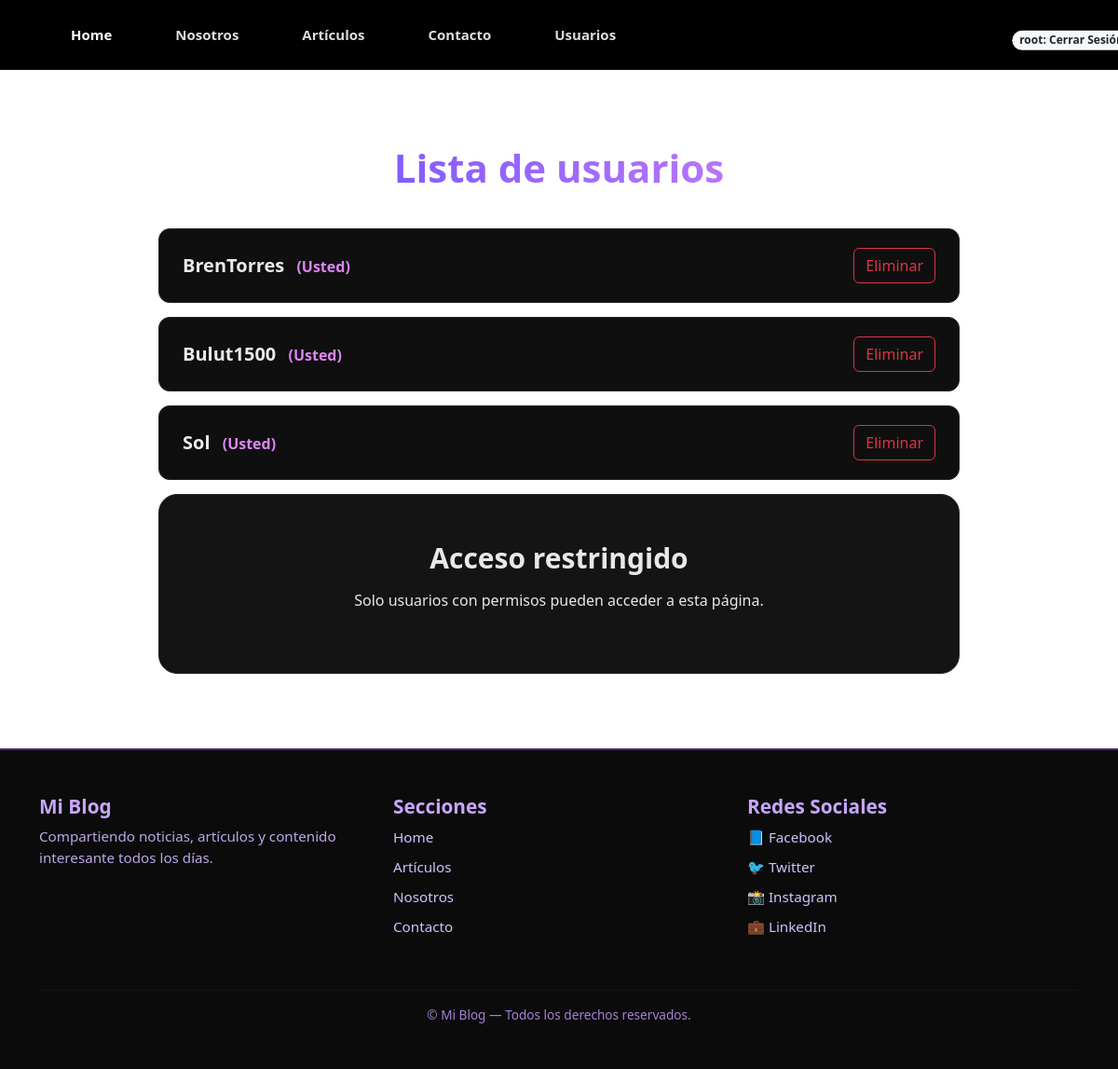
The app's page /registracion/usuario/ (signed in), older data.
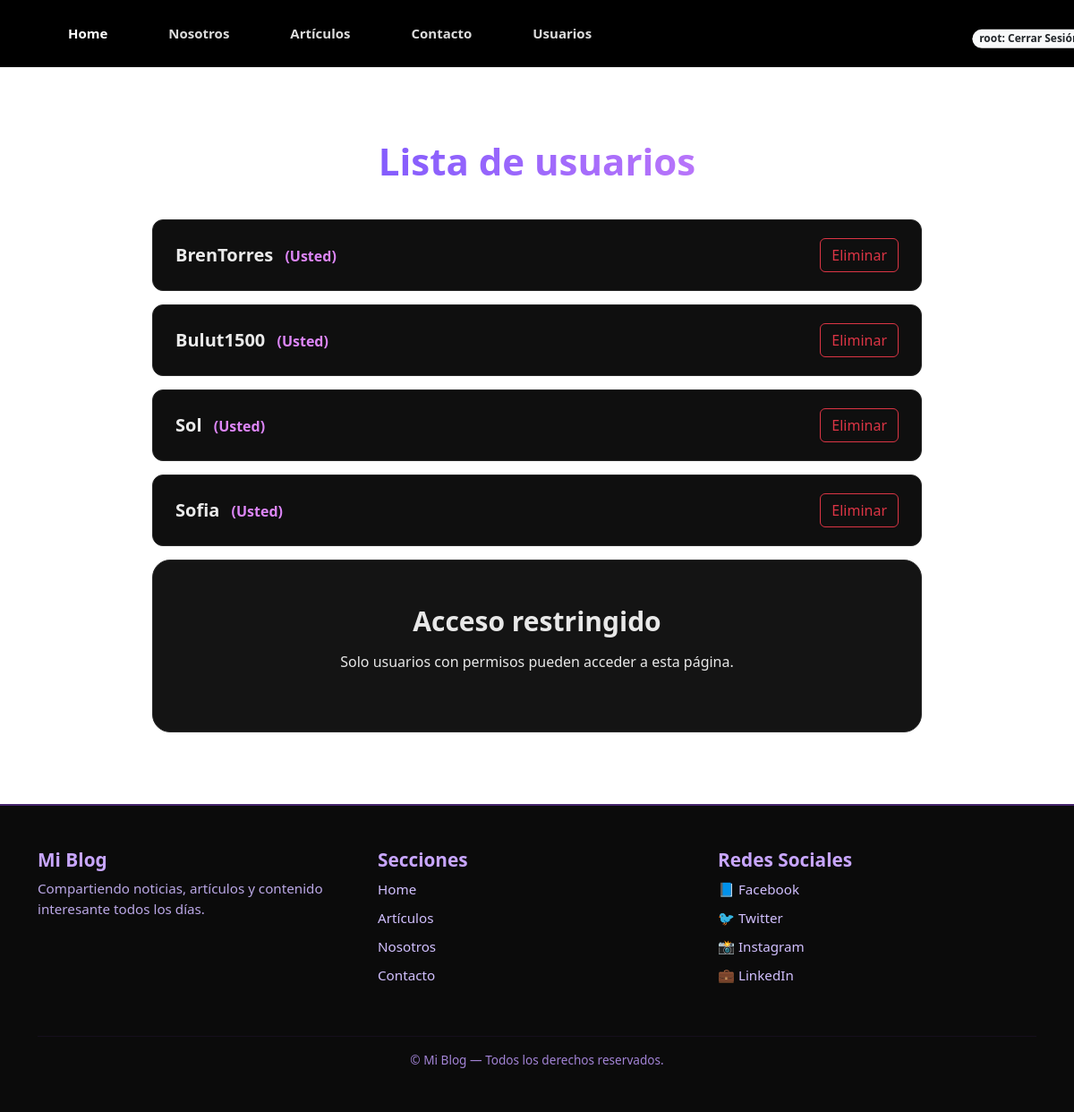
The same page, newer data.
### apps/usuario/models.py (models this page shows, shortened)
class Usuario(AbstractUser):
    imagen = models.ImageField(null=True, blank=True,upload_to='usuario', default='usuario/user-default.png')

### apps/usuario/views.py (the view)
# urls.py: path('usuario/', UsuarioListView.as_view(), name='listUsuario'),
class UsuarioListView(LoginRequiredMixin, ListView):
    model = Usuario
    template_name = 'usuario/listUsuario.html'
    context_object_name = 'usuarios'
    def get_queryset(self):
        queryset = super().get_queryset()
        queryset = queryset.exclude(is_superuser=True)
        return queryset

### templates/usuario/listUsuario.html (shortened to what this page needs)
{% extends "home.html" %}
{% load static %}
{% block extra_css %}
<link rel="stylesheet" href="{% static 'css/usuarios.css' %}">
{% endblock %}
{% block content %}
<div class="usuarios-container">
        <h2 class="usuarios-title">Lista de usuarios</h2>
        <div class="usuarios-list">
            {% for usuario in usuarios %}
            <div class="usuario-card">
                <div class="usuario-info">
                    <span class="usuario-nombre">
                        {{ usuario.username }}
                    </span>
                        <span class="usuario-usted">(Usted)</span>
                </div>
                    <a class="btn btn-outline-danger eliminar-usuario-btn"
                        data-url="{% url 'apps.usuario:eliminarUsuario' id=usuario.id %}">
                        Eliminar
                    </a>
               </div>
            {% empty %}
                <p class="sin-usuarios">No hay usuarios registrados.</p>
            {% endfor %}
        </div>
        <div class="usuarios-restringido">
            <h3>Acceso restringido</h3>
            <p>Solo usuarios con permisos pueden acceder a esta página.</p>
        </div>
</div>
{% endblock %}

Row changes from the older to the newer data that the page shows:
added Usuario: username "Sofia"
